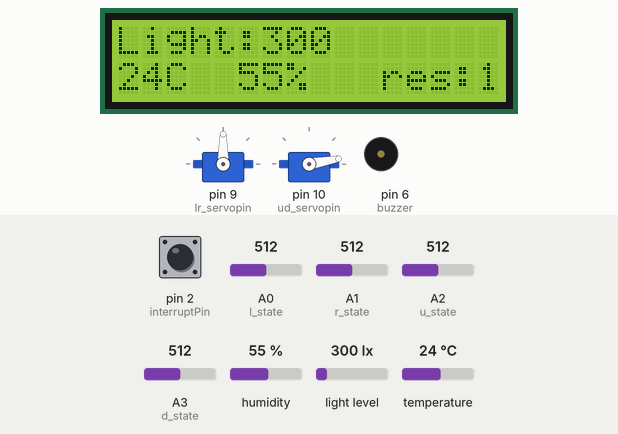
This sketch was run on a simulated Arduino Uno, built with avr-gcc and run on an emulated ATmega328P. Parts: 2 × servo, 16×2 character LCD, buzzer (waves = sounding). The inputs (shaded band) are chosen by the test bench; at power-on: A0 (l_state) = 512, pin 2 (interruptPin) HIGH, temperature 24 °C, A3 (d_state) = 512, A1 (r_state) = 512, A2 (u_state) = 512, humidity 55 %, light level 300 lx. What the sketch prints to the serial monitor is not drawn.

Above: at 3.2 s.
3.3 s: A0 (l_state) set to 716
At 5.0 s:
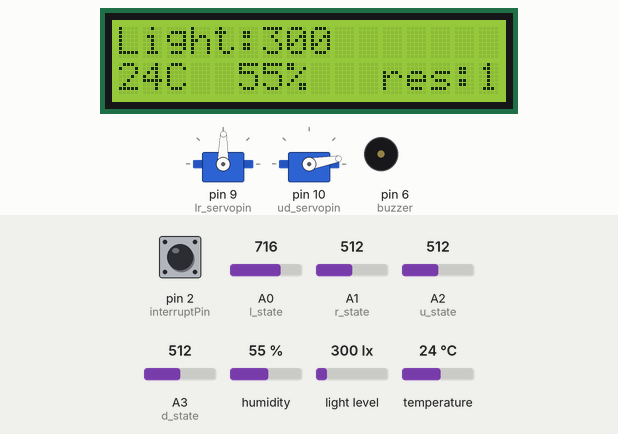
7.5 s: pin 2 (interruptPin) pulled LOW for 1.3 s
At 12.6 s:
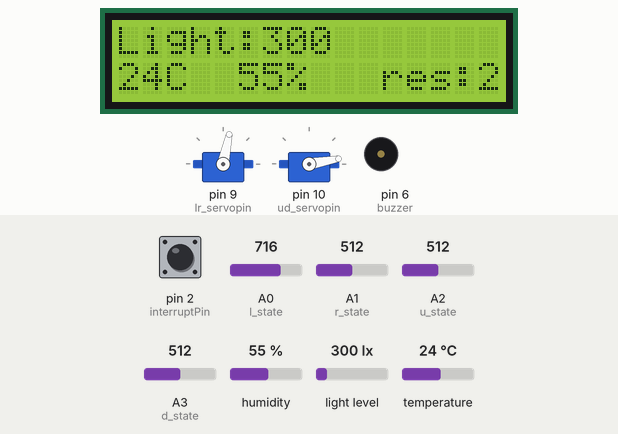
13.0 s: temperature set to 4 °C
At 15.7 s:
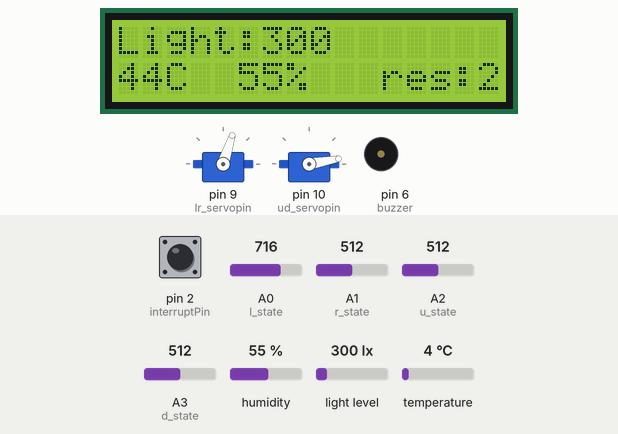
17.2 s: A3 (d_state) set to 716
At 18.5 s:
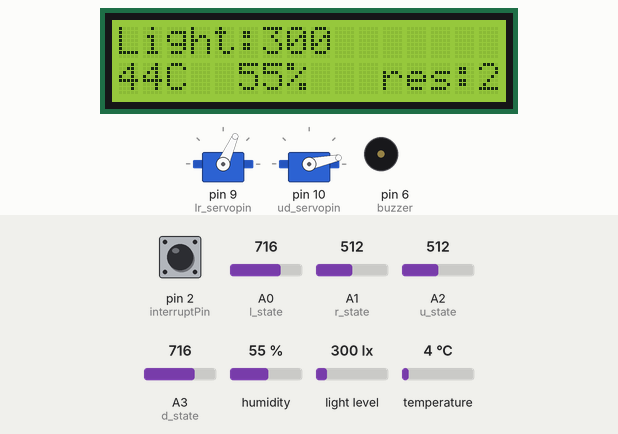
21.4 s: A1 (r_state) set to 687
25.6 s: A1 (r_state) set to 708
At 26.6 s:
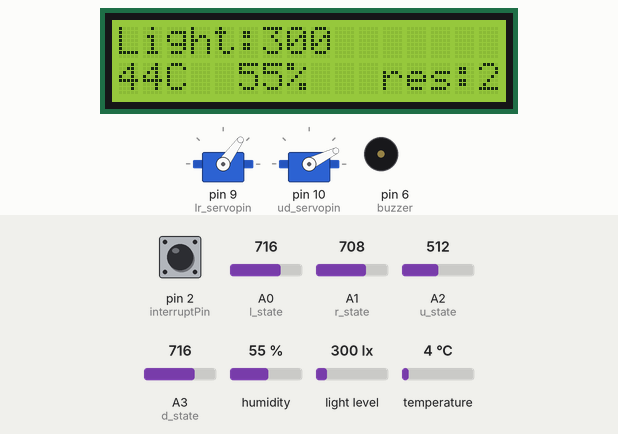
Timing chart, 0 to 35.9 s (numbered marks = the images above; inputs shaded):
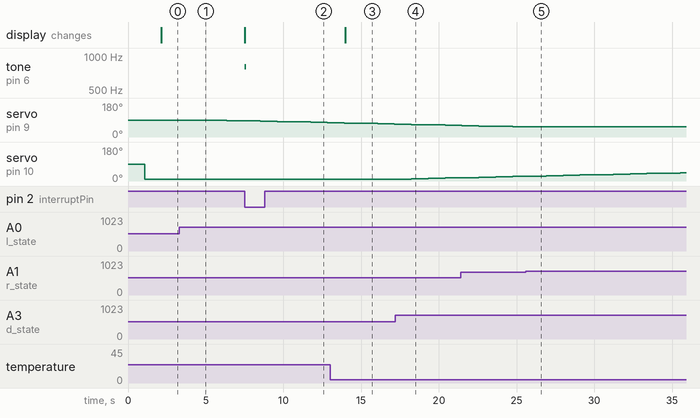

The sketch:

sketch_fotovoltaico.ino
```cpp
/*
  keyestudio sun_follower
  sun_follower
  http://www.keyestudio.com
*/

// libraries
#include <Wire.h>
#include <LiquidCrystal_I2C.h>
LiquidCrystal_I2C lcd(0x27, 16, 2);

#include <BH1750.h>
BH1750 lightMeter;

#include <dht11.h>    //include the library code:
dht11 DHT;
#define DHT11_PIN 13  //define the DHT11 as the digital pin 7

#include <Servo.h>
Servo lr_servo;//define the name of the servo rotating right and left
Servo ud_servo;//efine the name of the servo rotating upwards and downwards

// costanti
const byte interruptPin = 2;  //the pin of button;the corruption is disrupted

int lr_angle = 90;//set the initial angle to 90 degree
int ud_angle = 10;//set the initial angle to 10 degree;keep the solar panels upright to detect the strongest light
int l_state = A0;//define the analog voltage input of the photoresistors
int r_state = A1;
int u_state = A2;
int d_state = A3;
const byte buzzer = 6;  //set the pin of the buzzer to digital pin 6
const byte lr_servopin = 9;//define the control signal pin of the servo rotating right and lef
const byte ud_servopin = 10;//define the control signal pin of the servo rotating clockwise and anticlockwise

unsigned int light; //save the variable of light intensity
byte error = 15;//Define the error range to prevent vibration
byte m_speed = 10;//set delay time to adjust the speed of servo;the longer the time, the smaller the speed
byte resolution = 1;   //set the rotation accuracy of the servo, the minimum rotation angle
int temperature;  //save the variable of temperature
int humidity; //save the variable of humidity

// functions setup
void setup() {
  Serial.begin(9600); //define the serial baud rate
  // Initialize the I2C bus (BH1750 library doesn't do this automatically)
  Wire.begin();
  lightMeter.begin();

  lr_servo.attach(lr_servopin);  // set the control pin of servo
  ud_servo.attach(ud_servopin);  // set the control pin of servo
  pinMode(l_state, INPUT); //set the mode of pin
  pinMode(r_state, INPUT);
  pinMode(u_state, INPUT);
  pinMode(d_state, INPUT);

  pinMode(interruptPin, INPUT_PULLUP);  //the button pin is set to input pull-up mode
  attachInterrupt(digitalPinToInterrupt(interruptPin), adjust_resolution, FALLING); //xternal interrupt touch type is falling edge; adjust_resolution is interrupt service function ISR

  lcd.init();          // initialize the LCD
  lcd.backlight();     //set LCD backlight

  lr_servo.write(lr_angle);//return to initial angle
  delay(1000);
  ud_servo.write(ud_angle);
  delay(1000);

}

// loop for servomotor, light sensor, temperature+humidity sensor, lcd sensor
void loop() {
  ServoAction();  //servo performs the action
  read_light();   //read the light intensity of bh1750
  read_dht11();   //read the value of temperature and humidity
  LcdShowValue(); //Lcd shows the values of light intensity, temperature and humidity

  //serial monitor displays the resistance of the photoresistor and the angle of servo
  /*Serial.print(" L ");
  Serial.print(L);
  Serial.print(" R ");
  Serial.print(R);
  Serial.print("  U ");
  Serial.print(U);
  Serial.print(" D ");
  Serial.print(D);
  Serial.print("  ud_angle ");
  Serial.print(ud_angle);
  Serial.print("  lr_angle ");
  Serial.println(lr_angle);*/
  delay(1000);//During the test, the serial port data is received too fast, and it can be adjusted by adding delay time */
}

/**********the function of the servo************/
void ServoAction(){
  int L = analogRead(l_state);//read the analog voltage value of the sensor, 0-1023
  int R = analogRead(r_state);
  int U = analogRead(u_state);
  int D = analogRead(d_state);
  /**********************system adjusting left and right序**********************/
  //  abs() is the absolute value function
  if (abs(L - R) > error && L > R) { //Determine whether the error is within the acceptable range, otherwise adjust the steering gear
    lr_angle -= resolution;//reduce the angle
    //    lr_servo.attach(lr_servopin);  // connect servo
    if (lr_angle < 0) { //limit the rotation angle of the servo
      lr_angle = 0;
    }
    lr_servo.write(lr_angle);  //output the angle of the servooutput the angle of servo
    delay(m_speed);

  }
  else if (abs(L - R) > error && L < R) { //Determine whether the error is within the acceptable range, otherwise adjust the steering gear
    lr_angle += resolution;//increase the angle
    //    lr_servo.attach(lr_servopin);    // connect servo
    if (lr_angle > 180) { //limit the rotation angle of servo
      lr_angle = 180;
    }
    lr_servo.write(lr_angle);  //output the angle of servo
    delay(m_speed);

  }
  else if (abs(L - R) <= error) { //Determine whether the error is within the acceptable range, otherwise adjust the steering gear
    //    lr_servo.detach();  //release the pin of servo
    lr_servo.write(lr_angle); //output the angle of servo
  }
  /**********************system adjusting up and down**********************/
  if (abs(U - D) > error && U >= D) { //Determine whether the error is within the acceptable range, otherwise adjust the steering gear
    ud_angle -= resolution;//reduce the angle
    //    ud_servo.attach(ud_servopin);  // connect servo
    if (ud_angle < 10) { //limit the rotation angle of servo
      ud_angle = 10;
    }
    ud_servo.write(ud_angle);  //output the angle of servo
    delay(m_speed);

  }
  else if (abs(U - D) > error && U < D) { //Determine whether the error is within the acceptable range, otherwise adjust the steering gear
    ud_angle += resolution;//increase the angle
    //    ud_servo.attach(ud_servopin);  // connect servo
    if (ud_angle > 90) { //limit the rotation angle of servo
      ud_angle = 90;
    }
    ud_servo.write(ud_angle);  //output the angle of servo
    delay(m_speed);

  }
  else if (abs(U - D) <= error) { //Determine whether the error is within the acceptable range. If it is, keep it stable and make no change in angle
    //    ud_servo.detach();  //release the pin of servo
    ud_servo.write(ud_angle);  //output the angle of servo
  }
}

void LcdShowValue() {
  char str1[5];
  char str2[2];
  char str3[2];
  dtostrf(light, -5, 0, str1); //Format the light value data as a string, left-aligned
  dtostrf(temperature, -2, 0, str2);
  dtostrf(humidity, -2, 0, str3);
  //LCD1602 display
  //display the value of the light intensity
  lcd.setCursor(0, 0);
  lcd.print("Light:");
  lcd.setCursor(6, 0);
  lcd.print(str1);
  lcd.setCursor(11, 0);
  lcd.print("lux");

  //display the value of temperature and humidity
  lcd.setCursor(0, 1);
  lcd.print(temperature);
  lcd.setCursor(2, 1);
  lcd.print("C");
  lcd.setCursor(5, 1);
  lcd.print(humidity);
  lcd.setCursor(7, 1);
  lcd.print("%");

  // Print temperature, humidity, and light intensity to the Serial Monitor
  Serial.print("Temperature: ");
  Serial.print(temperature);
  Serial.print("C, Humidity: ");
  Serial.print(humidity);
  Serial.print("%, Light: ");
  Serial.print(light);
  Serial.println(" lux");

  //show the accuracy of rotation
  lcd.setCursor(11, 1);
  lcd.print("res:");
  lcd.setCursor(15, 1);
  lcd.print(resolution);
  if (light < 10) {
    lcd.setCursor(7, 0);
    lcd.print("        ");
    lcd.setCursor(6, 0);
    lcd.print(light);
    } else if (light < 100) {
    lcd.setCursor(8, 0);
    lcd.print("       ");
    lcd.setCursor(6, 0);
    lcd.print(light);
    } else if (light < 1000) {
    lcd.setCursor(9, 0);
    lcd.print("      ");
    lcd.setCursor(6, 0);
    lcd.print(light);
    } else if (light < 10000) {
    lcd.setCursor(9, 0);
    lcd.print("      ");
    lcd.setCursor(6, 0);
    lcd.print(light);
    } else if (light < 100000) {
    lcd.setCursor(10, 0);
    lcd.print("     ");
    lcd.setCursor(6, 0);
    lcd.print(light);
    }
}

void read_light(){
  light = lightMeter.readLightLevel();  //read the light intensity detected by BH1750
}

void read_dht11(){
  int chk;
  chk = DHT.read(DHT11_PIN);      // read data
  switch (chk) {
    case DHTLIB_OK:
      break;
    case DHTLIB_ERROR_CHECKSUM:   //check and return error
      break;
    case DHTLIB_ERROR_TIMEOUT:    //Timeout and return error
      break;
    default:
      break;
  }
  temperature = DHT.temperature;
  humidity = DHT.humidity;
}

/*********function disrupts service**************/
void adjust_resolution() {
  tone(buzzer, 800, 100);
  delay(10);  //delay to eliminate vibration
  if (!digitalRead(interruptPin)){
    if(resolution < 5){
      resolution++;
    }else{
      resolution = 1;
    }
  }
}
```

Measured:
- the behaviour switches between 700 and 701 on A1 (r_state) (found by bisection; images 4 and 5)
- after the input at 3.3 s, servo on pin 9 (lr_servopin): 90° → 89° after 0.90 s, → 88° 1.1 s later, → 87° 1.1 s later, → 86° 1.1 s later
- after the input at 7.5 s, tone on pin 6 (buzzer): silent → 800 Hz at once, → silent 0.10 s later; the display: changes at once (image 2)
- after the input at 13.0 s, the display: changes after 0.99 s (image 3)
- after the input at 17.2 s, servo on pin 10 (ud_servopin): 10° → 12° after 1.0 s, → 14° 1.1 s later, → 16° 1.1 s later
- after the input at 25.6 s, servo on pin 9 (lr_servopin): stays 54° (without the input it goes to 52° after 0.23 s)
